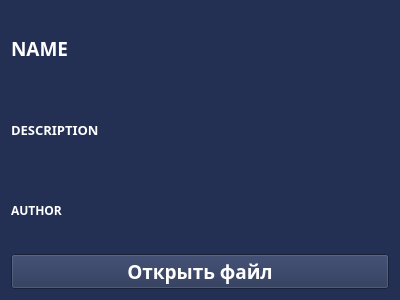
<?xml version="1.0" encoding="UTF-8"?>
<ui version="4.0">
 <class>AnnouncementWindow</class>
 <widget class="QWidget" name="AnnouncementWindow">
  <property name="geometry">
   <rect>
    <x>0</x>
    <y>0</y>
    <width>400</width>
    <height>300</height>
   </rect>
  </property>
  <property name="font">
   <font>
    <family>Segoe UI Semibold</family>
    <pointsize>14</pointsize>
    <weight>75</weight>
    <bold>true</bold>
   </font>
  </property>
  <property name="cursor">
   <cursorShape>ArrowCursor</cursorShape>
  </property>
  <property name="windowTitle">
   <string>Объявление</string>
  </property>
  <property name="styleSheet">
   <string notr="true">background-color: rgb(36, 48, 83);
color: rgb(255, 255, 255);</string>
  </property>
  <layout class="QGridLayout" name="gridLayout_2">
   <item row="0" column="0">
    <layout class="QGridLayout" name="gridLayout">
     <item row="0" column="0">
      <widget class="QLabel" name="name_label">
       <property name="font">
        <font>
         <family>Segoe UI Semibold</family>
         <pointsize>14</pointsize>
         <weight>75</weight>
         <bold>true</bold>
        </font>
       </property>
       <property name="text">
        <string>NAME</string>
       </property>
      </widget>
     </item>
     <item row="2" column="0">
      <widget class="QLabel" name="author_label">
       <property name="font">
        <font>
         <family>Segoe UI Semibold</family>
         <pointsize>9</pointsize>
         <weight>75</weight>
         <bold>true</bold>
        </font>
       </property>
       <property name="text">
        <string>AUTHOR</string>
       </property>
      </widget>
     </item>
     <item row="1" column="0">
      <widget class="QLabel" name="description_label">
       <property name="font">
        <font>
         <family>Segoe UI Semibold</family>
         <pointsize>10</pointsize>
         <weight>75</weight>
         <bold>true</bold>
        </font>
       </property>
       <property name="text">
        <string>DESCRIPTION</string>
       </property>
      </widget>
     </item>
     <item row="3" column="0">
      <widget class="QPushButton" name="open_file">
       <property name="text">
        <string>Открыть файл</string>
       </property>
      </widget>
     </item>
    </layout>
   </item>
  </layout>
 </widget>
 <resources/>
 <connections/>
</ui>
